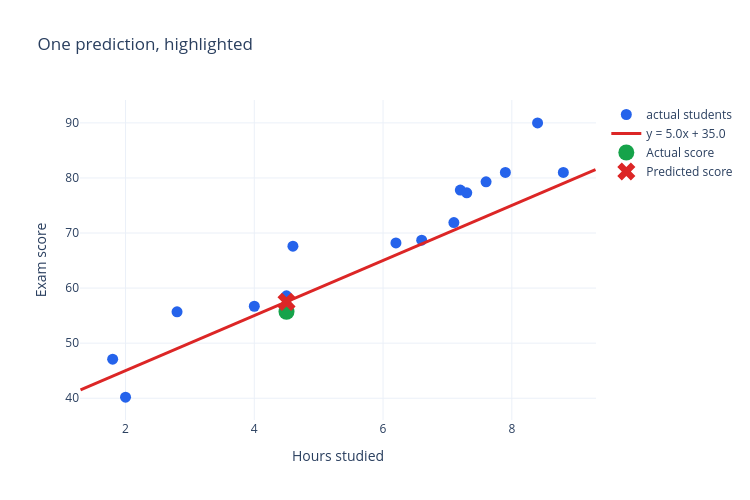

Notebook cell for this chart:
### Markdown cell above
<details>
<summary>Show code</summary>

```python
candidate_slope = 5.0
candidate_intercept = 35.0

scores_1d["predicted_score"] = candidate_slope * scores_1d["hours_studied"] + candidate_intercept

example_row = scores_1d.iloc[5]

figure = plot_line_over_data(scores_1d, candidate_slope, candidate_intercept, title="One prediction, highlighted")
figure.add_trace(
    go.Scatter(
        x=[example_row["hours_studied"]], y=[example_row["exam_score"]],
        mode="markers", marker=dict(size=16, color="#16a34a", symbol="circle"),
        name="Actual score",
    )
)
figure.add_trace(
    go.Scatter(
        x=[example_row["hours_studied"]], y=[example_row["predicted_score"]],
        mode="markers", marker=dict(size=16, color="#dc2626", symbol="x"),
        name="Predicted score",
    )
)
figure.show()

print(f"Student studied {example_row['hours_studied']} hours.")
print(f"Actual score:    {example_row['exam_score']:.1f}")
print(f"Predicted score: {example_row['predicted_score']:.1f}")
```

</details>

### Code cell
candidate_slope = 5.0
candidate_intercept = 35.0

scores_1d["predicted_score"] = candidate_slope * scores_1d["hours_studied"] + candidate_intercept

example_row = scores_1d.iloc[5]

figure = plot_line_over_data(scores_1d, candidate_slope, candidate_intercept, title="One prediction, highlighted")
figure.add_trace(
    go.Scatter(
        x=[example_row["hours_studied"]], y=[example_row["exam_score"]],
        mode="markers", marker=dict(size=16, color="#16a34a", symbol="circle"),
        name="Actual score",
    )
)
figure.add_trace(
    go.Scatter(
        x=[example_row["hours_studied"]], y=[example_row["predicted_score"]],
        mode="markers", marker=dict(size=16, color="#dc2626", symbol="x"),
        name="Predicted score",
    )
)
figure.show()

print(f"Student studied {example_row['hours_studied']} hours.")
print(f"Actual score:    {example_row['exam_score']:.1f}")
print(f"Predicted score: {example_row['predicted_score']:.1f}")

### Figure 1 — Plotly figure (JSON) as saved in the notebook; plotly's stock layout.template omitted (floating-point values rounded to 4 significant figures)
{"data": [{"hovertemplate": "Hours: %{x}<br>Score: %{y}<extra></extra>", "marker": {"color": "#2563eb", "size": 11}, "mode": "markers", "name": "actual students", "type": "scatter", "x": [1.8, 2.0, 2.8, 4.0, 4.5, 4.5, 4.6, 6.2, 6.6, 7.1, 7.2, 7.3, 7.6, 7.9, 8.4, 8.8], "y": [47.1, 40.2, 55.7, 56.7, 58.6, 55.7, 67.6, 68.2, 68.7, 71.9, 77.8, 77.3, 79.3, 81.0, 90.0, 81.0]}, {"line": {"color": "#dc2626", "width": 3}, "mode": "lines", "name": "y = 5.0x + 35.0", "type": "scatter", "x": [1.3, 1.463, 1.627, 1.79, 1.953, 2.116, 2.28, 2.443, 2.606, 2.769, 2.933, 3.096, 3.259, 3.422, 3.586, 3.749, 3.912, 4.076, 4.239, 4.402, 4.565, 4.729, 4.892, 5.055, 5.218, 5.382, 5.545, 5.708, 5.871, 6.035, 6.198, 6.361, 6.524, 6.688, 6.851, 7.014, 7.178, 7.341, 7.504, 7.667, 7.831, 7.994, 8.157, 8.32, 8.484, 8.647, 8.81, 8.973, 9.137, 9.3], "y": [41.5, 42.32, 43.13, 43.95, 44.77, 45.58, 46.4, 47.21, 48.03, 48.85, 49.66, 50.48, 51.3, 52.11, 52.93, 53.74, 54.56, 55.38, 56.19, 57.01, 57.83, 58.64, 59.46, 60.28, 61.09, 61.91, 62.72, 63.54, 64.36, 65.17, 65.99, 66.81, 67.62, 68.44, 69.26, 70.07, 70.89, 71.7, 72.52, 73.34, 74.15, 74.97, 75.79, 76.6, 77.42, 78.23, 79.05, 79.87, 80.68, 81.5]}, {"marker": {"color": "#16a34a", "size": 16, "symbol": "circle"}, "mode": "markers", "name": "Actual score", "type": "scatter", "x": [4.5], "y": [55.7]}, {"marker": {"color": "#dc2626", "size": 16, "symbol": "x"}, "mode": "markers", "name": "Predicted score", "type": "scatter", "x": [4.5], "y": [57.5]}], "layout": {"height": 500, "title": {"text": "One prediction, highlighted"}, "width": 750, "xaxis": {"title": {"text": "Hours studied"}}, "yaxis": {"title": {"text": "Exam score"}}}}
